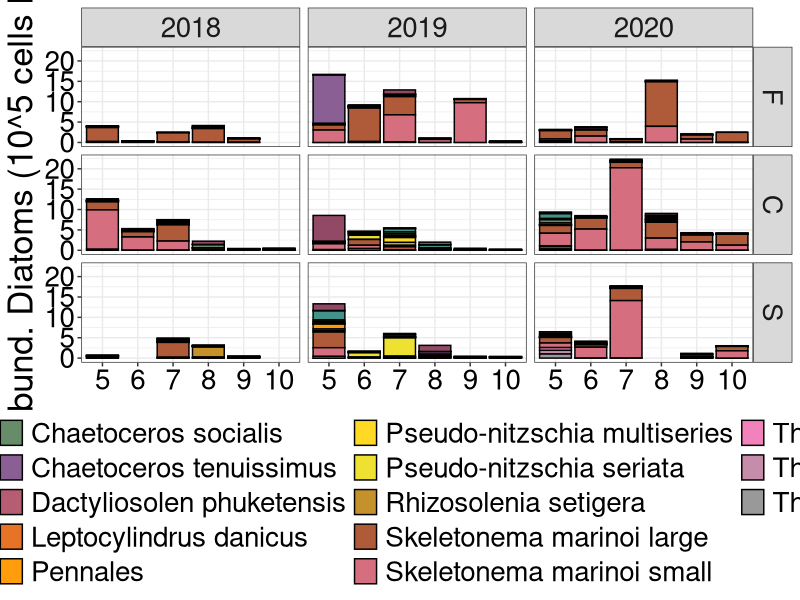
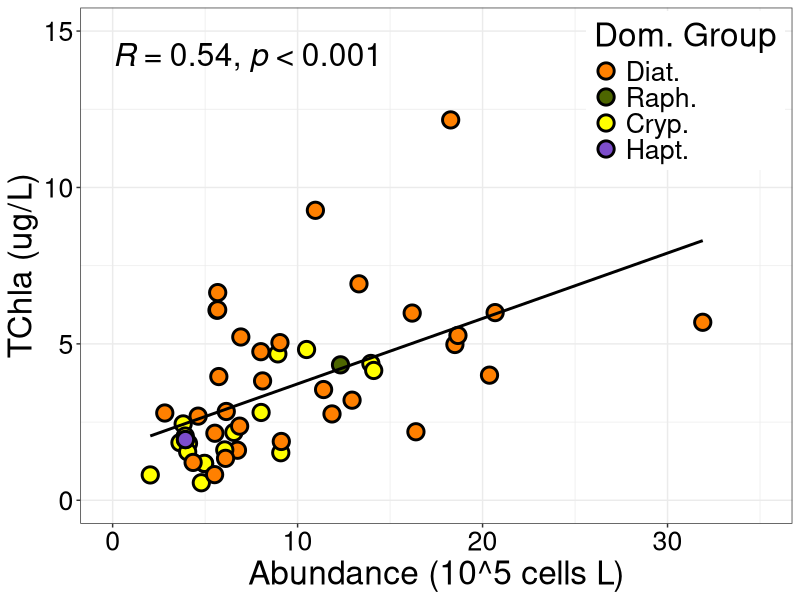
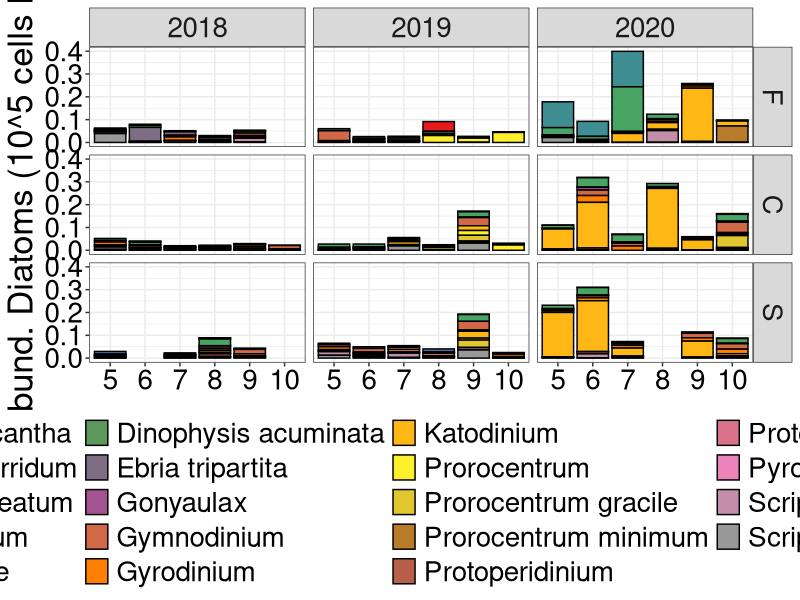
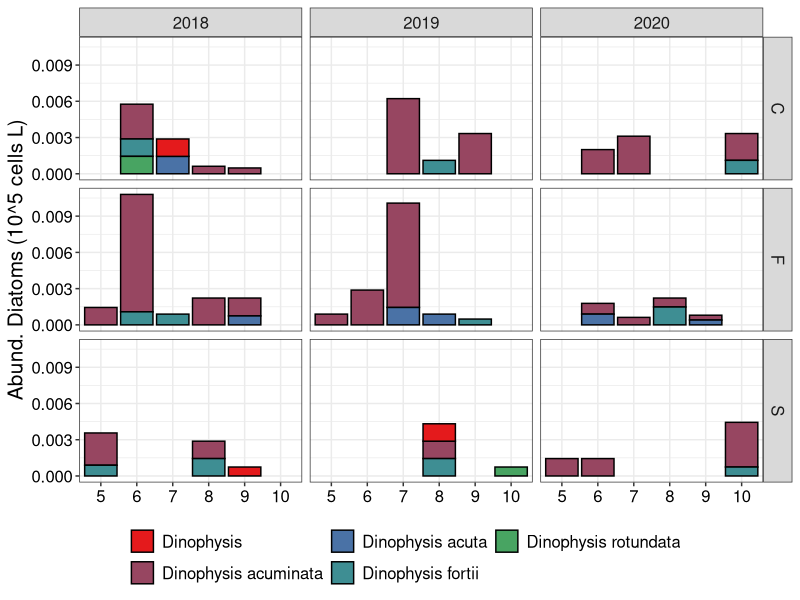
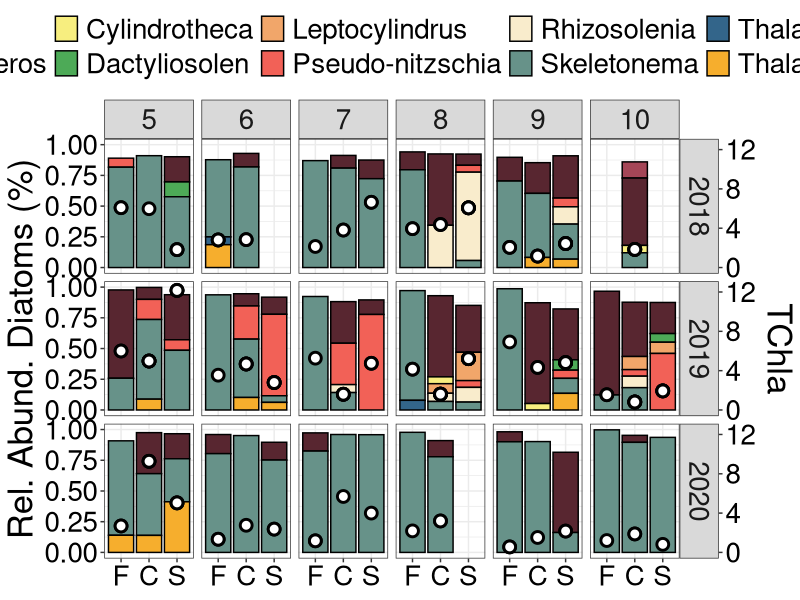
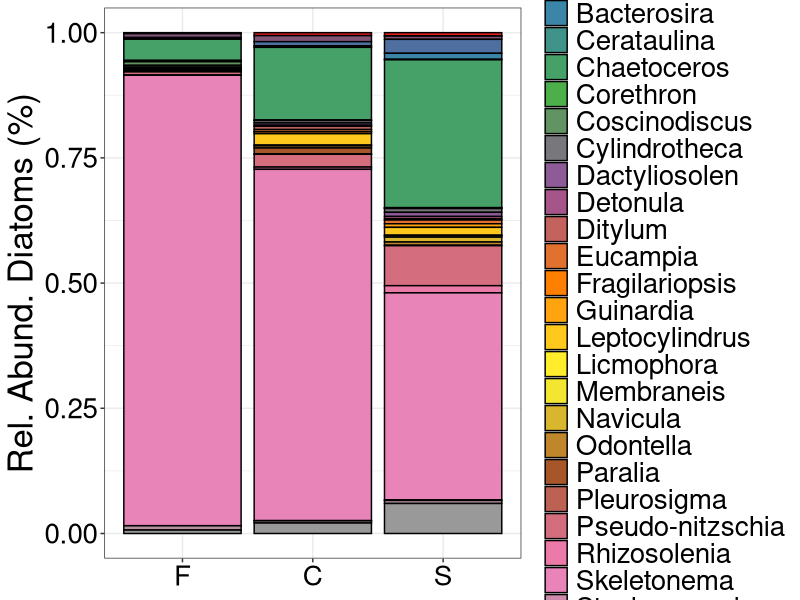
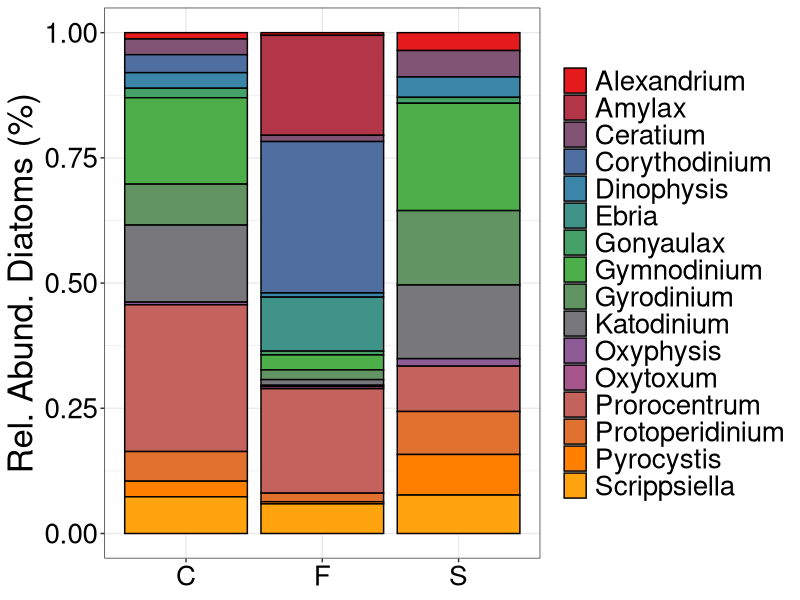
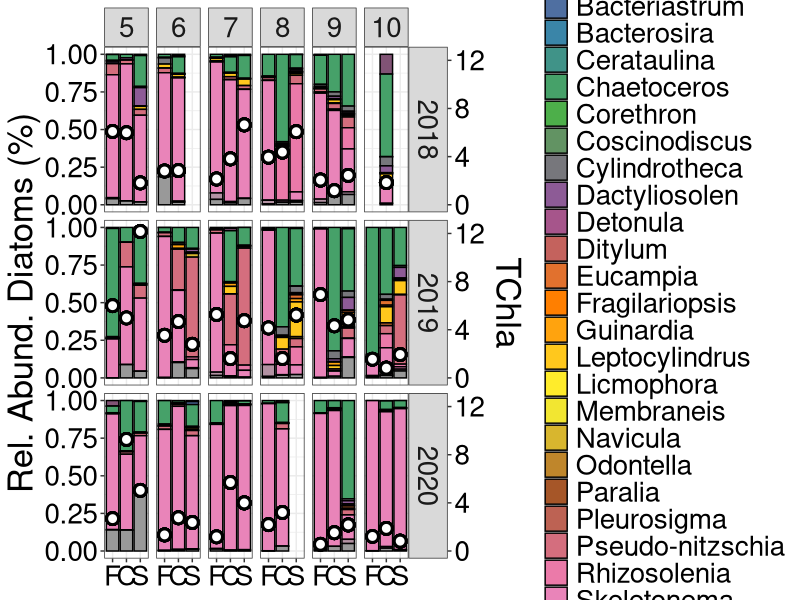

Recreate these plots in R, in order. (Note: this script raises an error after producing the figures.)
## ---- chunk 1
#Upload packages
library(tidyverse)
library(readxl)
library(here)
library(patchwork)
library(RColorBrewer)

## ---- chunk 2
#Upload data from my master data standardization sheet
micro <- read_csv(here("outputs", "micro_master_2021-10-18.csv")) 

#Uploading chl data that has been converted to TChla
chl <- read_csv(here("outputs", "chl_hplc_merged.csv"))

#Uploading datasheet with physical, nutrients, chlorophyll, microscopy and chemtax data.
data <- read_csv(here("outputs", "ctd_merge_2021-11-04_chem.csv"))

#Uploading size separated S.marinoi counts.
sm_size <- read_csv(here("outputs", "s_mar_size.csv"))
## ---- chunk 3
#Remove QU39
micro <- micro %>% 
  filter(!site_id == "QU39")
## ---- chunk 4

#Careful here - removing original s.marinoi counts and replacing with size separated counts. Ensure that the outputs are comparable.
micro <- micro %>% 
  filter(!scientificName == "Skeletonema marinoi")

micro <- rbind(micro, sm_size)

## ---- chunk 5
#Add year column
micro <- micro %>% 
  mutate(year = lubridate::year(date)) %>% 
  relocate(year, .after = date)
## ---- chunk 6
# Changing site_id to location 
micro <- micro %>% 
    mutate(location = case_when(site_id == "DFO2" ~ "F",
                              site_id == "KC10" ~ "C",
                              site_id == "QCS01" ~ "S",
                              TRUE ~ as.character(site_id))) %>% 
  relocate(location, .after = site_id)
## ---- chunk 7
#looking at only species present in 10% or more of samples -  might be too conservative here.

# species_10 <- micro %>%
#   group_by(scientificName) %>%
#   summarise(n_obs = n()) %>%
#   ungroup() %>%
#   mutate(perc_obs = n_obs/50) %>%
#   filter(perc_obs >= 0.10)
# # 
# species_10_list <- species_10$scientificName
# # 
# micro <- micro %>% 
#   filter(scientificName %in% species_10_list)

## ---- chunk 8
micro_diat <- micro %>% 
  filter(group == "Bacillariophyta")

#Order locations from fjord to shelf
order_loc <- c("F", "C", "S")

#Chemtax - Specify order of phyto groups for figures
micro_diat <- arrange(mutate(micro_diat,
                         location = factor(location, levels = order_loc)))

#I want to look at species that never contribute to more than a certain percentage to the total biomass

#Make a total diatom sum column for each date and then divide each species count by the total to derive a relative contribution
micro_diat <- micro_diat %>% 
  group_by(date, location) %>% 
  mutate(sum_count = sum(species_sum)) %>% 
  ungroup() %>% 
  mutate(diat_perc = species_sum/sum_count)

#Make a column showing the max contribution for each species
micro_diat <- micro_diat %>% 
  group_by(scientificName) %>% 
  mutate(max = max(diat_perc),
         max_abund = max(species_sum)) %>% 
  ungroup() 


micro_diat_gt5_perc <- micro_diat %>% 
  filter(max >= 0.10)


colourCount = length(unique(micro_diat_gt5_perc$scientificName))
getPalette = colorRampPalette(brewer.pal(9, "Set1"))


micro_diat_gt5_perc %>% 
  ggplot(aes(x = as.factor(month_surv), y = species_sum/100000, 
             fill = scientificName)) + 
  geom_bar(stat = "identity", position = "stack", color = "black") + 
  facet_grid(location ~ year) +
  scale_fill_manual(values = getPalette(colourCount)) + 
  theme_bw() +
  ylab("Abund. Diatoms (10^5 cells L)") +
  theme(text = element_text(size = 25),
        axis.title.x = element_blank(),
        # axis.text.y = element_blank(),
        axis.text = element_text(colour = "black"),
        legend.position = "bottom",
        legend.direction = "horizontal",
        legend.title = element_blank()) +
  guides(fill = guide_legend(ncol = 4))

ggsave(here("figures_good", "timeseries-diatoms_gt10_perc_sm_size.png"),
       width = 16, height = 12, dpi = 300)
## ---- chunk 9
#This seems to work pretty well - Can decide between percentage or abundance threshold. 
## ---- chunk 10
#One of the request was total abundance versus TChla. How does it match?

#Determining total abundance of autotrophic species. May need to reformat what I consider autotrophic species.
total_abund <- micro %>% 
  filter(trophicStatus == "auto") %>% 
  group_by(date, site_id) %>% 
  mutate(abund_sum = sum(species_sum)) %>% 
  ungroup() %>% 
  mutate(abund_perc = (species_sum/abund_sum)*100) 

#Pulling the record with the dominant group contributing to total biomass
total_abund_top <- total_abund %>% 
  group_by(date, site_id) %>%
  top_n(n = 1, wt = abund_perc)


total_abund_top <- total_abund_top %>% 
  left_join(chl)
## ---- chunk 11
palette_group <- c("#ff8000", #1 - Diatoms (orange)
                   "#4d6600", #3 - Raphidophytes (dark green)
                   "#ffff00", #5 - Cryptophytes (yellow)
                   "#7d4dcc" #7 - Haptophytes (purple)
                   ) 
## ---- chunk 12
total_abund_top %>% 
  ggplot(aes(x = abund_sum/100000, y = chl)) + 
  geom_point(aes(fill = as.factor(group)), pch = 21, size = 4.5, stroke = 1.5) +
  geom_smooth(method = "lm", color = "black", se = FALSE) +
  # ggpubr::stat_cor(aes(label = ..rr.label..), label.y = 14, size = 8) +
  # ggpubr::stat_cor(aes(label = ..p.label..), label.y = 10, size = 8) +
  ggpubr::stat_cor(p.accuracy = 0.001, r.accuracy = 0.01, size = 8) +
  xlim(0, 35) +
  ylim(0, 15) +
  labs(x = "Abundance (10^5 cells L)",
       y = "TChla (ug/L)") +
  scale_fill_manual(values = palette_group,
                    name = "Dom. Group", 
                    breaks = c("Bacillariophyta", "Raphidiophyta", 
                               "Cryptophyta", "Prymnesiophyta-Haptophyta"),
                    labels = c("Diat.", "Raph.", "Cryp.", "Hapt.")) +
  theme_bw() +
  theme(text = element_text(size = 24),
        axis.text = element_text(colour = "black"),
        legend.position = c(0.85, 0.84))

ggsave(here("figures_good", "abund_tchla.png"),
       width = 7.5, height = 6, dpi = 300)
## ---- chunk 13
#I want to look at heterotrophic dinoflagellates that have high grazing rates

## ---- chunk 14

micro_dino <- micro %>% 
  filter(group == "Dinoflagellata")

#Chemtax - Specify order of phyto groups for figures
micro_dino <- arrange(mutate(micro_dino,
                         location = factor(location, levels = order_loc)))

#I want to look at species that never contribute to more than a certain percentage to the total biomass

#Make a total diatom sum column for each date and then divide each species count by the total to derive a relative contribution
micro_dino <- micro_dino %>% 
  group_by(date, location) %>% 
  mutate(sum_count = sum(species_sum)) %>% 
  ungroup() %>% 
  mutate(dino_perc = species_sum/sum_count)

#Make a column showing the max contribution for each species
micro_dino <- micro_dino %>% 
  group_by(scientificName) %>% 
  mutate(max = max(dino_perc),
         max_abund = max(species_sum)) %>% 
  ungroup() 


micro_dino_gt5_perc <- micro_dino %>% 
  filter(max >= 0.10)


colourCount = length(unique(micro_dino_gt5_perc$scientificName))
getPalette = colorRampPalette(brewer.pal(9, "Set1"))


micro_dino_gt5_perc %>% 
  ggplot(aes(x = as.factor(month_surv), y = species_sum/100000, 
             fill = scientificName)) + 
  geom_bar(stat = "identity", position = "stack", color = "black") + 
  facet_grid(location ~ year) +
  scale_fill_manual(values = getPalette(colourCount)) + 
  theme_bw() +
  ylab("Abund. Diatoms (10^5 cells L)") +
  theme(text = element_text(size = 25),
        axis.title.x = element_blank(),
        # axis.text.y = element_blank(),
        axis.text = element_text(colour = "black"),
        legend.position = "bottom",
        legend.direction = "horizontal",
        legend.title = element_blank()) +
  guides(fill = guide_legend(ncol = 4))

ggsave(here("figures_good", "timeseries-dino_gt10_perc_sm_size.png"),
       width = 16, height = 12, dpi = 300)

## ---- chunk 15
micro %>%
  filter(genus == "Dinophysis") %>% 
  ggplot(aes(x = as.factor(month_surv), y = species_sum/100000, 
             fill = scientificName)) + 
  geom_bar(stat = "identity", position = "stack", color = "black") + 
  facet_grid(location ~ year) +
  scale_fill_manual(values = getPalette(colourCount)) + 
  theme_bw() +
  ylab("Abund. Diatoms (10^5 cells L)") +
  theme(text = element_text(size = 15),
        axis.title.x = element_blank(),
        # axis.text.y = element_blank(),
        axis.text = element_text(colour = "black"),
        legend.position = "bottom",
        legend.direction = "horizontal",
        legend.title = element_blank()) +
  guides(fill = guide_legend(ncol = 4))
## ---- chunk 16
#Goal is to show the prominent diatom species for each sampling date

#Separating diatoms
micro_diat <- micro %>% 
  filter(class == "Bacillariophyceae") %>% 
  group_by(date, site_id) %>% 
  mutate(total_abund = sum(species_sum)) %>% 
  ungroup() %>% 
  mutate(diat_perc = species_sum/total_abund)

#separating dinoflagellates
micro_dino <- micro %>% 
  filter(group == "Dinoflagellata") %>% 
  group_by(date, site_id) %>% 
  mutate(total_abund = sum(species_sum)) %>% 
  ungroup() %>% 
  mutate(diat_perc = species_sum/total_abund)

#Summing diatoms to genus level
micro_genus <- micro_diat %>% 
  filter(!is.na(genus)) %>% 
  group_by(date, site_id, location, month_surv, genus) %>% 
  summarize(sum_genus = sum(species_sum)) %>% 
  ungroup() %>% 
  group_by(date, site_id) %>% 
  mutate(sum_all = sum(sum_genus)) %>% 
  ungroup() %>% 
  mutate(perc_genus = sum_genus/sum_all,
         year = lubridate::year(date))

#Summing dinoflagellates to genus level
micro_genus_dino <- micro_dino %>% 
  filter(!is.na(genus)) %>% 
  group_by(date, site_id, location, month_surv, genus) %>% 
  summarize(sum_genus = sum(species_sum)) %>% 
  ungroup() %>% 
  group_by(date, site_id) %>% 
  mutate(sum_all = sum(sum_genus)) %>% 
  ungroup() %>% 
  mutate(perc_genus = sum_genus/sum_all,
         year = lubridate::year(date))
## ---- chunk 17
#Merging genus level data with chlorophyll
micro_genus <- micro_genus %>% 
  left_join(chl)
## ---- chunk 18

#Order locations from fjord to shelf
order_loc <- c("F", "C", "S")

#Chemtax - Specify order of phyto groups for figures
micro_genus <- arrange(mutate(micro_genus,
                         location = factor(location, levels = order_loc)))

## ---- chunk 19
#define the colours to use in the figure
colours = c( "#A54657",
             "#582630",
             "#F7EE7F",
             "#4DAA57",
             "#F1A66A",
             "#F26157",
             "#F9ECCC",
             "#679289",
             "#33658A",
             "#F6AE2D")
## ---- chunk 20
coeff <- 12.5

micro_genus %>% 
  filter(perc_genus >= 0.05) %>% 
  ggplot(aes(x = as.factor(location), y = perc_genus, 
             fill = genus)) + 
  geom_bar(stat = "identity", position = "stack", color = "black") + 
  geom_point(aes(x = as.factor(location), y = chl/coeff), pch = 21,
             color = "Black", fill = "white", stroke = 1.5, size = 3) +
  scale_y_continuous(sec.axis = sec_axis(~ . *coeff, name = "TChla")) +
  facet_grid(year ~ month_surv) +
  scale_fill_manual(values = colours) +  
                    # labels = c("Bi.",
                    #            "C.c.",
                    #            "C.t.",
                    #            "P.",
                    #            "P.n.",
                    #            "P.n.s.",
                    #            "R.s.",
                    #            "S.m.",
                    #            "T.p.")) +
  theme_bw() +
  ylab("Rel. Abund. Diatoms (%)") +
  theme(text = element_text(size = 25),
        axis.title.x = element_blank(),
        # axis.text.y = element_blank(),
        axis.text = element_text(colour = "black"),
        legend.position = "top",
        legend.direction = "horizontal",
        legend.title = element_blank()) +
  guides(fill = guide_legend(nrow = 2))

ggsave(here("figures_good", "diat_genus_chla.png"),
       width = 14, height = 8, dpi = 300)
## ---- chunk 21
diat_global <- micro_genus %>%
  select(date, location, genus, sum_genus, perc_genus) %>% 
  group_by(location, genus) %>% 
  summarise(median_perc = median(perc_genus),
            mean_perc = mean(perc_genus)) %>% 
  ungroup()

dino_global <- micro_genus_dino %>%
  select(date, location, genus, sum_genus, perc_genus) %>% 
  group_by(location, genus) %>% 
  summarise(median_perc = median(perc_genus),
            mean_perc = mean(perc_genus)) %>% 
  ungroup()

colourCount = length(unique(diat_global$genus))
getPalette = colorRampPalette(brewer.pal(9, "Set1"))
## ---- chunk 22
diat_global %>% 
  ggplot(aes(x = as.factor(location), y = median_perc, fill = genus)) +
  geom_bar(stat = "identity", position = "fill", color = "black") +
  scale_fill_manual(values = getPalette(colourCount)) +
  theme_bw() +
  ylab("Rel. Abund. Diatoms (%)") +
  theme(text = element_text(size = 25),
        axis.title.x = element_blank(),
        # axis.text.y = element_blank(),
        axis.text = element_text(colour = "black"),
        # legend.position = "top",
        # legend.direction = "horizontal",
        legend.title = element_blank()) +
  guides(fill = guide_legend(ncol = 1))


ggsave(here("figures_good", "test.png"),
       width = 9, height = 5.5, dpi = 300)
## ---- chunk 23
dino_global %>% 
  ggplot(aes(x = as.factor(location), y = median_perc, fill = genus)) +
  geom_bar(stat = "identity", position = "fill", color = "black") +
  scale_fill_manual(values = getPalette(colourCount)) +
  theme_bw() +
  ylab("Rel. Abund. Diatoms (%)") +
  theme(text = element_text(size = 25),
        axis.title.x = element_blank(),
        # axis.text.y = element_blank(),
        axis.text = element_text(colour = "black"),
        # legend.position = "top",
        # legend.direction = "horizontal",
        legend.title = element_blank()) +
  guides(fill = guide_legend(ncol = 1))


ggsave(here("figures_good", "test_dino.png"),
       width = 9, height = 5.5, dpi = 300)
## ---- chunk 24
coeff <- 12.5

micro_genus %>% 
  # filter(perc_genus >= 0.05) %>% 
  ggplot(aes(x = as.factor(location), y = perc_genus, 
             fill = genus)) + 
  geom_bar(stat = "identity", position = "stack", color = "black") + 
  geom_point(aes(x = as.factor(location), y = chl/coeff), pch = 21,
             color = "Black", fill = "white", stroke = 1.5, size = 3) +
  scale_y_continuous(sec.axis = sec_axis(~ . *coeff, name = "TChla")) +
  facet_grid(year ~ month_surv) +
  scale_fill_manual(values = getPalette(colourCount)) + 
  theme_bw() +
  ylab("Rel. Abund. Diatoms (%)") +
  theme(text = element_text(size = 25),
        axis.title.x = element_blank(),
        # axis.text.y = element_blank(),
        axis.text = element_text(colour = "black"),
        # legend.position = "top",
        # legend.direction = "horizontal",
        legend.title = element_blank()) +
  guides(fill = guide_legend(ncol = 1))

ggsave(here("figures_good", "diat_genus_chla_2.png"),
       width = 16, height = 8, dpi = 300)
## ---- chunk 25
#Goal is to show the prominent diatom species for each sampling date

#1 Look at what species were dominant for each sample
micro_flag <- micro %>% 
  filter(!class == "Bacillariophyceae") %>% 
  group_by(date, site_id) %>% 
  mutate(total_abund = sum(species_sum)) %>% 
  ungroup() %>% 
  mutate(flag_perc = species_sum/total_abund)

# micro_diat_order <- micro_diat %>% 
#   group_by(date, site_id) %>%
#   mutate(diat_rank = order(order(species_sum, decreasing = TRUE))) %>% 
#   ungroup()

flag_diat_stats <- micro_flag %>% 
  group_by(site_id, scientificName) %>% 
  summarise(med_abund = median(species_sum),
            med_perc = median(flag_perc)) %>% 
  mutate_at(vars(med_perc), funs(round(., 2)))


flag_genus <- micro_flag %>% 
  filter(!is.na(genus)) %>% 
  group_by(date, site_id, location, month_surv, genus) %>% 
  summarize(sum_genus = sum(species_sum)) %>% 
  ungroup() %>% 
  group_by(date, site_id) %>% 
  mutate(sum_all = sum(sum_genus)) %>% 
  ungroup() %>% 
  mutate(perc_genus = sum_genus/sum_all,
         year = lubridate::year(date))
## ---- chunk 26
# flag_order <- c("Phaeocystis", "Hillea", "Teleaulax", "Pterosperma",
#                 "Pyramimonas", "Katodinium", "Dinobryon", "Olisthodiscus",
#                 "Metromonas", "Monosiga", "Parvicorbicula")

# flag_order <- c("Parvicorbicula", "Monosiga", "Metromonas", "Olisthodiscus",
#                 "Dinobryon", "Katodinium", "Pyramimonas", "Pterosperma", 
#                 "Teleaulax", "Hillea", "Phaeocystis")

flag_order <- c("Parvicorbicula", "Monosiga", "Metromonas", 
                "Scrippsiella", "Katodinium", "Corythodinium", 
                "Telonema",
                "Teleaulax", "Hillea",
                "Tetraselmis", "Pyramimonas", "Pterosperma",
                "Phaeocystis", 
                "Dinobryon", "Ciliophrys", "Apedinella")

flag_genus <- arrange(mutate(flag_genus,
                         genus = factor(genus, levels = flag_order)))


#Chemtax - Specify order of phyto groups for figures
flag_genus <- arrange(mutate(flag_genus,
                         location = factor(location, levels = order_loc)))

## ---- chunk 27
# colours_flag = c("#E56AB3",
#                  "#F9A3CB",
#                  "#FFCEE6",
#                  "#9300ff",
#                  "#95F985",
#                  "#26D701",
#                  "#00AB08",
#                  "#FFDF00",
#                  "#EDC211",
#                  "#DAA521",
#                  "#8B0000",
#                  "#a23333",
#                  "#c58080",
#                  "#0000FF",
#                  "#4949FF",
#                  "#BFBFFF")


colours_flag = c("#BFBFFF",
                 "#4949FF",
                 "#0000FF",
                 "#4a010d",
                 "#940119",
                 "#de0226",
                 "#DAA521",
                 "#EDC211",
                 "#FFDF00",
                 "#00AB08",
                 "#26D701",
                 "#95F985",
                 "#9300ff",
                 "#FFCEE6",
                 "#F9A3CB",
                 "#E56AB3")
## ---- chunk 28
flag_genus %>% 
  filter(perc_genus >= 0.05) %>% 
  ggplot(aes(x = as.factor(location), y = perc_genus, 
             fill = genus)) + 
  geom_bar(stat = "identity", position = "stack", color = "black") + 
  facet_grid(year ~ month_surv) +
  scale_fill_manual(values = colours_flag) +
  # scale_fill_brewer(palette = "Paired") +  
                    # labels = c("Bi.",
                    #            "C.c.",
                    #            "C.t.",
                    #            "P.",
                    #            "P.n.",
                    #            "P.n.s.",
                    #            "R.s.",
                    #            "S.m.",
                    #            "T.p.")) +
  theme_bw() +
  ylab("Rel. Abund. Flagellates (%)") +
  theme(text = element_text(size = 25),
        axis.title.x = element_blank(),
        # axis.text.y = element_blank(),
        axis.text = element_text(colour = "black"),
        legend.position = "top",
        legend.direction = "horizontal",
        legend.title = element_blank()) +
  guides(fill = guide_legend(nrow = 3))

ggsave(here("figures_rev2", "flag_test_family_no-cryp.png"),
       width = 14, height = 8, dpi = 300)
## ---- chunk 29
micro %>% 
  filter(scientificName == "Pseudo-nitzschia seriata"  & year == "2019") %>% 
  ggplot(aes(x = date, y = species_sum, color = location)) +
  geom_line() +
  geom_point()
## ---- chunk 30
micro %>% 
  filter(scientificName == "Rhizosolenia setigera"  & year == "2018") %>% 
  ggplot(aes(x = date, y = species_sum, color = location)) +
  geom_line() +
  geom_point()

## ---- chunk 31
#What about selecting only species that ever exceed 50000k. Doing a median of these and then plotting. 
diat_gt100k <- micro %>% 
  filter(!site_id == "QU39" & class == "Bacillariophyceae" 
         & species_sum >= 100000) %>%
  distinct(scientificName)

test <- micro %>% 
  filter(scientificName == "Chaetoceros debilis")

diat_gt100k_list <- diat_gt100k$scientificName

diat_test2 <- micro %>% 
  mutate(year = lubridate::year(date)) %>% 
  filter(!site_id == "QU39" 
         & class == "Bacillariophyceae" 
         & scientificName %in% diat_gt100k_list) %>%
  group_by(site_id, year, month_surv, scientificName) %>% 
  summarize(med_count = median(species_sum)) %>% 
  mutate(rank_med = order(order(med_count, decreasing = TRUE))) %>% 
  ungroup()

diat_test2 <- diat_test2 %>% 
    mutate(location = case_when(site_id == "DFO2" ~ "F",
                              site_id == "KC10" ~ "C",
                              site_id == "QCS01" ~ "S",
                              TRUE ~ as.character(site_id))) 

diat_test2 <- arrange(mutate(diat_test2,
                         location = factor(location, levels = order_loc)))
## ---- chunk 32
diat_test2 %>% 
  ggplot(aes(x = as.factor(location), y = med_count, fill = scientificName)) + 
  geom_bar(stat = "identity", position = "fill", color = "black") + 
  facet_grid(year ~ month_surv) + 
  scale_fill_brewer(palette = "Paired", 
                    labels = c("Bi.",
                               "C.c.",
                               "C.t.",
                               "P.",
                               "P.n.",
                               "P.n.s.",
                               "R.s.",
                               "S.m.",
                               "T.p.")) +
  theme_bw() +
  ylab("%") +
  theme(text = element_text(size = 25),
        axis.title.x = element_blank(),
        # axis.text.y = element_blank(),
        axis.text = element_text(colour = "black"),
        legend.position = "top",
        legend.direction = "horizontal",
        legend.title = element_blank()) +
  guides(fill = guide_legend(nrow = 1))

ggsave(here("figures_rev2", "diat_test.png"), 
       width = 12, height = 8, dpi = 300)
## ---- chunk 33
diat_test2 %>% 
  ggplot(aes(x = as.factor(location), y = (med_count/100000),
             fill = scientificName)) + 
  geom_bar(stat = "identity", position = "stack", color = "black") + 
  facet_grid(year ~ month_surv, scales = "free_y") + 
  scale_fill_brewer(palette = "Paired", 
                    labels = c("Bi.",
                               "C.c.",
                               "C.t.",
                               "P.",
                               "P.n.",
                               "P.n.s.",
                               "R.s.",
                               "S.m.",
                               "T.p.")) +
  theme_bw() +
  ylab("%") +
  theme(text = element_text(size = 25),
        axis.title.x = element_blank(),
        # axis.text.y = element_blank(),
        axis.text = element_text(colour = "black"),
        legend.position = "top",
        legend.direction = "horizontal",
        legend.title = element_blank()) +
  guides(fill = guide_legend(nrow = 1))

ggsave(here("figures_rev2", "diat_test_abund.png"), 
       width = 12, height = 8, dpi = 300)
## ---- chunk 34
coeff <- 12.5

diat_test2 %>% 
  ggplot() + 
  geom_bar(aes(x = as.factor(location), y = med_count, fill = scientificName),
           stat = "identity", position = "fill", color = "black") + 
  geom_point(aes(x = as.factor(location), y = chl/coeff), pch = 21,
             color = "Black", fill = "white", stroke = 1.5, size = 3) +
  scale_y_continuous(sec.axis = sec_axis(~ . *coeff, name = "TChla")) +
  facet_grid(year ~ month_surv) + 
  # geom_text(aes(label = year), x = Inf, y = Inf, hjust = 1.5, vjust = 1.5,
            # check_overlap = TRUE) +
  scale_fill_brewer(palette = "Paired", 
                    labels = c("Bi.",
                               "C.c.",
                               "C.t.",
                               "P.",
                               "P.n.",
                               "P.n.s.",
                               "R.s.",
                               "S.m.",
                               "T.p.")) +
  theme_bw() +
  ylab("%") +
  theme(text = element_text(size = 25),
        axis.title.x = element_blank(),
        # axis.text.y = element_blank(),
        axis.text = element_text(colour = "black"),
        legend.position = "top",
        legend.direction = "horizontal",
        legend.title = element_blank()) +
  guides(fill = guide_legend(nrow = 1))

ggsave(here("figures_rev2", "diat_test_perc_tchla.png"), 
       width = 12, height = 8, dpi = 300)
